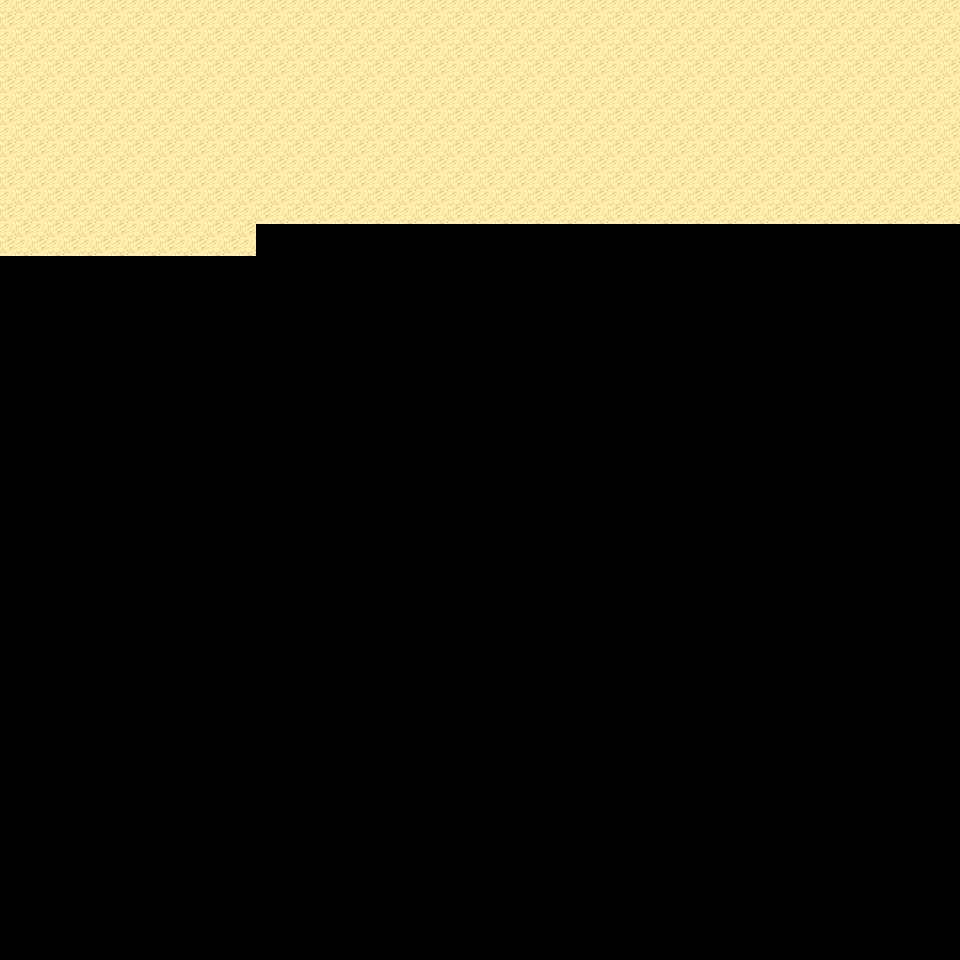

A level layout from a 2D game, rendered from its tile map. Below: a short description, then the map file with tile-grid data replaced by summaries:
An orthogonal 30x30 tile map with 32x32 px tiles, 6 tile layers (Ground, Object, Object2, Above, ...), 11 tilesets and 2 objects (2x mapExit).

<map version="1.0" orientation="orthogonal" renderorder="right-down" width="30" height="30" tilewidth="32" tileheight="32" nextobjectid="3">
  <tileset firstgid="1" name="tileset_logic_collision" tilewidth="32" tileheight="32" tilecount="1" columns="1">
    <image source="../drawable/tileset_logic_collision.png" width="32" height="32" />
  </tileset>
  <tileset firstgid="2" name="tileset_ground_ground" tilewidth="32" tileheight="32" tilecount="33" columns="3">
    <image source="../drawable/tileset_ground_ground.png" width="96" height="352" />
  </tileset>
  <tileset firstgid="35" name="tileset_ground_ridge_earth_pale" tilewidth="32" tileheight="32" tilecount="96" columns="12">
    <image source="../drawable/tileset_ground_ridge_earth_pale.png" width="384" height="256" />
  </tileset>
  <tileset firstgid="131" name="tileset_ground_ridge_earth_dark" tilewidth="32" tileheight="32" tilecount="96" columns="12">
    <image source="../drawable/tileset_ground_ridge_earth_dark.png" width="384" height="256" />
  </tileset>
  <tileset firstgid="227" name="tileset_terrain_desert" tilewidth="32" tileheight="32" tilecount="88" columns="8">
    <image source="../drawable/tileset_terrain_desert.png" width="256" height="352" />
  </tileset>
  <tileset firstgid="315" name="tileset_ground_sand_2" tilewidth="32" tileheight="32" tilecount="15" columns="5">
    <image source="../drawable/tileset_ground_sand_2.png" width="160" height="96" />
  </tileset>
  <tileset firstgid="330" name="tileset_plant_cactus_2" tilewidth="32" tileheight="32" tilecount="10" columns="5">
    <image source="../drawable/tileset_plant_cactus_2.png" width="160" height="64" />
  </tileset>
  <tileset firstgid="340" name="tileset_plant_cactus" tilewidth="32" tileheight="32" tilecount="2" columns="1">
    <image source="../drawable/tileset_plant_cactus.png" width="32" height="64" />
  </tileset>
  <tileset firstgid="342" name="tileset_plant_tree_evergreen" tilewidth="32" tileheight="32" tilecount="36" columns="3">
    <image source="../drawable/tileset_plant_tree_evergreen.png" width="96" height="384" />
  </tileset>
  <tileset firstgid="378" name="tileset_ground_rock_pebbles" tilewidth="32" tileheight="32" tilecount="3" columns="1">
    <image source="../drawable/tileset_ground_rock_pebbles.png" width="32" height="96" />
  </tileset>
  <tileset firstgid="381" name="tileset_plant_star_shaped_plants" tilewidth="32" tileheight="32" tilecount="6" columns="2">
    <image source="../drawable/tileset_plant_star_shaped_plants.png" width="64" height="96" />
  </tileset>
  <layer name="Ground" width="30" height="30">
    <data>[900 cells, 218 non-empty, 1 distinct tile ids]</data>
  </layer>
  <layer name="Object" width="30" height="30">
    <data>[900 cells, 0 non-empty, 0 distinct tile ids]</data>
  </layer>
  <layer name="Object2" width="30" height="30">
    <data>[900 cells, 0 non-empty, 0 distinct tile ids]</data>
  </layer>
  <layer name="Above" width="30" height="30">
    <data>[900 cells, 0 non-empty, 0 distinct tile ids]</data>
  </layer>
  <layer name="Above2" width="30" height="30">
    <data>[900 cells, 0 non-empty, 0 distinct tile ids]</data>
  </layer>
  <layer name="Walkable" width="30" height="30">
    <data>[900 cells, 0 non-empty, 0 distinct tile ids]</data>
  </layer>
  <objectgroup name="MapEvents">
    <object id="1" name="north" type="mapExit" x="0" y="0" width="960" height="32">
      <properties>
        <property name="map" value="level_0_x21_y96" />
        <property name="x" value="0" />
        <property name="y" value="28" />
      </properties>
    </object>
    <object id="2" name="west" type="mapExit" x="0" y="0" width="32" height="960">
      <properties>
        <property name="map" value="level_0_x20_y97" />
        <property name="x" value="28" />
        <property name="y" value="0" />
      </properties>
    </object>
  </objectgroup>
</map>
